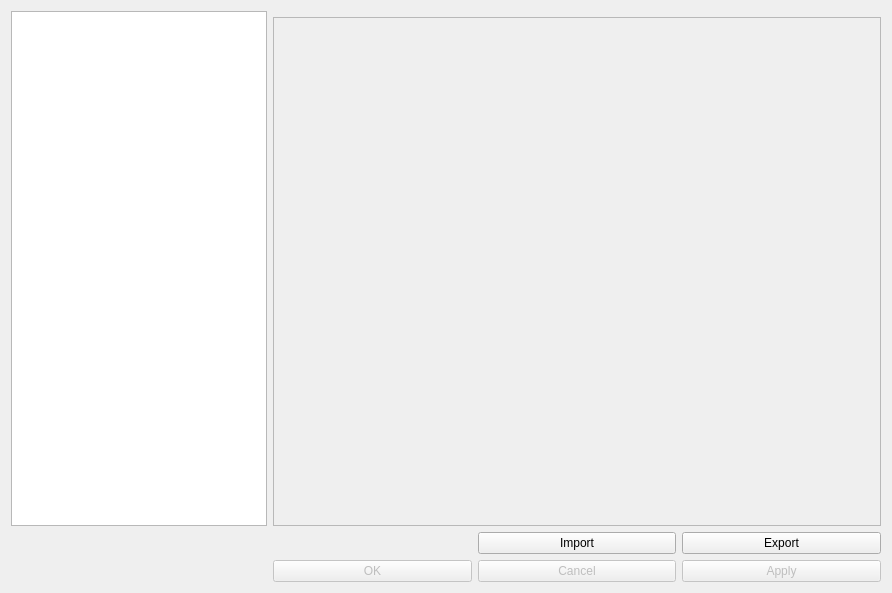
<?xml version="1.0" encoding="UTF-8"?>
<ui version="4.0">
 <class>PreferencesDialog</class>
 <widget class="QDialog" name="PreferencesDialog">
  <property name="geometry">
   <rect>
    <x>0</x>
    <y>0</y>
    <width>892</width>
    <height>593</height>
   </rect>
  </property>
  <property name="sizePolicy">
   <sizepolicy hsizetype="Expanding" vsizetype="Expanding">
    <horstretch>0</horstretch>
    <verstretch>0</verstretch>
   </sizepolicy>
  </property>
  <property name="minimumSize">
   <size>
    <width>0</width>
    <height>0</height>
   </size>
  </property>
  <property name="maximumSize">
   <size>
    <width>16777215</width>
    <height>16777215</height>
   </size>
  </property>
  <property name="windowTitle">
   <string>Preferences</string>
  </property>
  <property name="windowIcon">
   <iconset>
    <normaloff>:/icons/qreal.png</normaloff>:/icons/qreal.png</iconset>
  </property>
  <layout class="QGridLayout" name="gridLayout">
   <item row="4" column="1">
    <widget class="QPushButton" name="okButton">
     <property name="enabled">
      <bool>false</bool>
     </property>
     <property name="text">
      <string>OK</string>
     </property>
    </widget>
   </item>
   <item row="4" column="2">
    <widget class="QPushButton" name="cancelButton">
     <property name="enabled">
      <bool>false</bool>
     </property>
     <property name="text">
      <string>Cancel</string>
     </property>
    </widget>
   </item>
   <item row="4" column="3">
    <widget class="QPushButton" name="applyButton">
     <property name="enabled">
      <bool>false</bool>
     </property>
     <property name="text">
      <string>Apply</string>
     </property>
    </widget>
   </item>
   <item row="1" column="0" rowspan="2">
    <widget class="QListWidget" name="listWidget">
     <property name="sizePolicy">
      <sizepolicy hsizetype="Preferred" vsizetype="Expanding">
       <horstretch>0</horstretch>
       <verstretch>0</verstretch>
      </sizepolicy>
     </property>
     <property name="maximumSize">
      <size>
       <width>500</width>
       <height>16777215</height>
      </size>
     </property>
     <property name="flow">
      <enum>QListView::TopToBottom</enum>
     </property>
     <property name="viewMode">
      <enum>QListView::ListMode</enum>
     </property>
     <property name="uniformItemSizes">
      <bool>true</bool>
     </property>
     <property name="wordWrap">
      <bool>true</bool>
     </property>
     <property name="currentRow">
      <number>-1</number>
     </property>
    </widget>
   </item>
   <item row="2" column="1" colspan="3">
    <widget class="QScrollArea" name="scrollArea">
     <property name="minimumSize">
      <size>
       <width>0</width>
       <height>0</height>
      </size>
     </property>
     <property name="widgetResizable">
      <bool>true</bool>
     </property>
     <widget class="QWidget" name="scrollAreaWidgetContents">
      <property name="geometry">
       <rect>
        <x>0</x>
        <y>0</y>
        <width>610</width>
        <height>509</height>
       </rect>
      </property>
      <property name="sizePolicy">
       <sizepolicy hsizetype="Preferred" vsizetype="Expanding">
        <horstretch>0</horstretch>
        <verstretch>0</verstretch>
       </sizepolicy>
      </property>
      <layout class="QVBoxLayout" name="verticalLayout">
       <item>
        <widget class="QStackedWidget" name="pageContentWigdet">
         <property name="sizePolicy">
          <sizepolicy hsizetype="Preferred" vsizetype="Expanding">
           <horstretch>0</horstretch>
           <verstretch>0</verstretch>
          </sizepolicy>
         </property>
         <widget class="QWidget" name="pageContentWigdetPage1"/>
        </widget>
       </item>
      </layout>
     </widget>
    </widget>
   </item>
   <item row="3" column="3">
    <widget class="QPushButton" name="exportButton">
     <property name="text">
      <string>Export</string>
     </property>
    </widget>
   </item>
   <item row="3" column="2">
    <widget class="QPushButton" name="importButton">
     <property name="text">
      <string>Import</string>
     </property>
    </widget>
   </item>
  </layout>
 </widget>
 <resources/>
 <connections/>
</ui>
